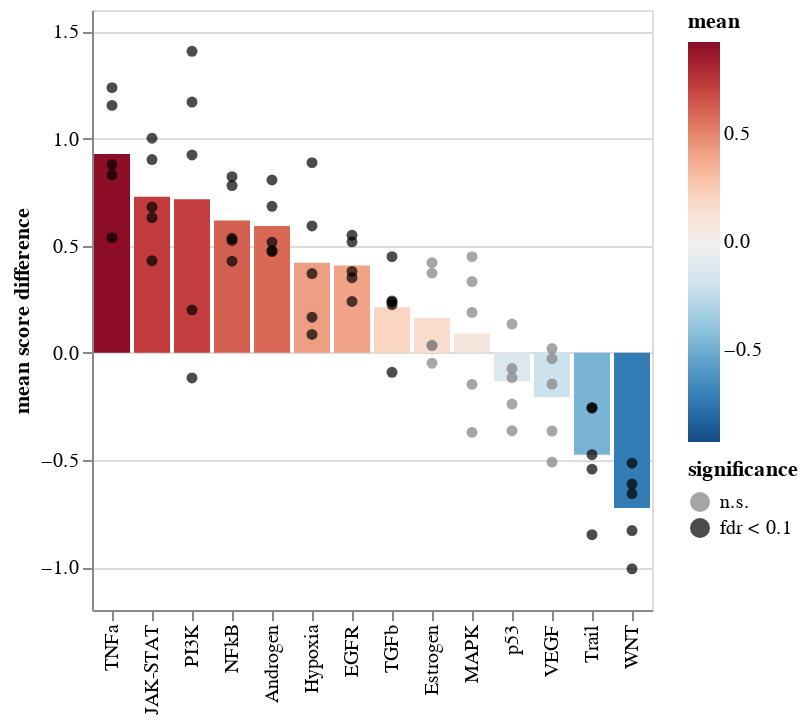

The code cell stored with this chart in its notebook:
### Code cell
ch = sh.pairwise.plot_paired_fc(
    pb_pw,
    groupby="cell_type",
    paired_by="patient",
    metric="diff",
    var_names=res["variable"].tolist(),
    de_res_df=res,
    pvalue_col="fdr",
    var_col="variable",
)
ch.save(f"{artifact_dir}/progeny_healthy_vs_malignant_b_fold_change_bar_chart.svg")
ch.display()

### Figure 1 — Vega-Lite specification as saved in the notebook (floating-point values rounded to 4 significant figures)
{"config": {"view": {"continuousWidth": 400, "continuousHeight": 300}}, "layer": [{"data": {"name": "data-5b57671384a3f3f0af6cc48cf6010afe"}, "mark": "bar", "encoding": {"color": {"field": "mean", "scale": {"domain": [-0.928, 0.928], "reverse": true, "scheme": "redblue"}, "type": "quantitative"}, "x": {"field": "variable", "sort": ["TNFa", "JAK-STAT", "PI3K", "NFkB", "Androgen", "Hypoxia", "EGFR", "TGFb", "Estrogen", "MAPK", "p53", "VEGF", "Trail", "WNT"], "type": "nominal"}, "y": {"field": "mean", "type": "quantitative"}}}, {"data": {"name": "data-4bd77319f44b97dc3a69f659e1b04fe7"}, "mark": "circle", "encoding": {"color": {"field": "significance", "scale": {"domain": ["n.s.", "fdr < 0.1"], "range": ["grey", "black"]}, "type": "nominal"}, "x": {"axis": {"labelLimit": 500, "title": ""}, "field": "variable", "sort": ["TNFa", "JAK-STAT", "PI3K", "NFkB", "Androgen", "Hypoxia", "EGFR", "TGFb", "Estrogen", "MAPK", "p53", "VEGF", "Trail", "WNT"], "type": "nominal"}, "y": {"field": "value", "title": "mean score difference", "type": "quantitative"}}}], "$schema": "https://vega.github.io/schema/vega-lite/v4.17.0.json", "datasets": {"data-5b57671384a3f3f0af6cc48cf6010afe": [{"variable": "Androgen", "mean": 0.5915}, {"variable": "EGFR", "mean": 0.4075}, {"variable": "Estrogen", "mean": 0.1627}, {"variable": "Hypoxia", "mean": 0.4205}, {"variable": "JAK-STAT", "mean": 0.729}, {"variable": "MAPK", "mean": 0.09039}, {"variable": "NFkB", "mean": 0.618}, {"variable": "PI3K", "mean": 0.7169}, {"variable": "TGFb", "mean": 0.2123}, {"variable": "TNFa", "mean": 0.928}, {"variable": "Trail", "mean": -0.4759}, {"variable": "VEGF", "mean": -0.2055}, {"variable": "WNT", "mean": -0.7242}, {"variable": "p53", "mean": -0.1313}], "data-4bd77319f44b97dc3a69f659e1b04fe7": [{"patient": "P1", "variable": "Androgen", "value": 0.5167, "mean": 0.5915, "coef": 0.5915, "intercept": -0.449, "pvalue": 0.0008635, "group": "malignant B", "fdr": 0.004625, "significance": "fdr < 0.1"}, {"patient": "P2", "variable": "Androgen", "value": 0.4778, "mean": 0.5915, "coef": 0.5915, "intercept": -0.449, "pvalue": 0.0008635, "group": "malignant B", "fdr": 0.004625, "significance": "fdr < 0.1"}, {"patient": "P4", "variable": "Androgen", "value": 0.4728, "mean": 0.5915, "coef": 0.5915, "intercept": -0.449, "pvalue": 0.0008635, "group": "malignant B", "fdr": 0.004625, "significance": "fdr < 0.1"}, {"patient": "P5", "variable": "Androgen", "value": 0.6838, "mean": 0.5915, "coef": 0.5915, "intercept": -0.449, "pvalue": 0.0008635, "group": "malignant B", "fdr": 0.004625, "significance": "fdr < 0.1"}, {"patient": "P6", "variable": "Androgen", "value": 0.8067, "mean": 0.5915, "coef": 0.5915, "intercept": -0.449, "pvalue": 0.0008635, "group": "malignant B", "fdr": 0.004625, "significance": "fdr < 0.1"}, {"patient": "P1", "variable": "EGFR", "value": 0.3799, "mean": 0.4075, "coef": 0.4075, "intercept": -0.5166, "pvalue": 0.001982, "group": "malignant B", "fdr": 0.004625, "significance": "fdr < 0.1"}, {"patient": "P2", "variable": "EGFR", "value": 0.5489, "mean": 0.4075, "coef": 0.4075, "intercept": -0.5166, "pvalue": 0.001982, "group": "malignant B", "fdr": 0.004625, "significance": "fdr < 0.1"}, {"patient": "P4", "variable": "EGFR", "value": 0.5181, "mean": 0.4075, "coef": 0.4075, "intercept": -0.5166, "pvalue": 0.001982, "group": "malignant B", "fdr": 0.004625, "significance": "fdr < 0.1"}, {"patient": "P5", "variable": "EGFR", "value": 0.3506, "mean": 0.4075, "coef": 0.4075, "intercept": -0.5166, "pvalue": 0.001982, "group": "malignant B", "fdr": 0.004625, "significance": "fdr < 0.1"}, {"patient": "P6", "variable": "EGFR", "value": 0.2401, "mean": 0.4075, "coef": 0.4075, "intercept": -0.5166, "pvalue": 0.001982, "group": "malignant B", "fdr": 0.004625, "significance": "fdr < 0.1"}, {"patient": "P1", "variable": "Estrogen", "value": 0.03368, "mean": 0.1627, "coef": 0.1627, "intercept": -0.3364, "pvalue": 0.1684, "group": "malignant B", "fdr": 0.1965, "significance": "n.s."}, {"patient": "P2", "variable": "Estrogen", "value": 0.03529, "mean": 0.1627, "coef": 0.1627, "intercept": -0.3364, "pvalue": 0.1684, "group": "malignant B", "fdr": 0.1965, "significance": "n.s."}, {"patient": "P4", "variable": "Estrogen", "value": -0.04824, "mean": 0.1627, "coef": 0.1627, "intercept": -0.3364, "pvalue": 0.1684, "group": "malignant B", "fdr": 0.1965, "significance": "n.s."}, {"patient": "P5", "variable": "Estrogen", "value": 0.4207, "mean": 0.1627, "coef": 0.1627, "intercept": -0.3364, "pvalue": 0.1684, "group": "malignant B", "fdr": 0.1965, "significance": "n.s."}, {"patient": "P6", "variable": "Estrogen", "value": 0.3721, "mean": 0.1627, "coef": 0.1627, "intercept": -0.3364, "pvalue": 0.1684, "group": "malignant B", "fdr": 0.1965, "significance": "n.s."}, {"patient": "P1", "variable": "Hypoxia", "value": 0.8877, "mean": 0.4205, "coef": 0.4205, "intercept": -0.3066, "pvalue": 0.04508, "group": "malignant B", "fdr": 0.07889, "significance": "fdr < 0.1"}, {"patient": "P2", "variable": "Hypoxia", "value": 0.08595, "mean": 0.4205, "coef": 0.4205, "intercept": -0.3066, "pvalue": 0.04508, "group": "malignant B", "fdr": 0.07889, "significance": "fdr < 0.1"}, {"patient": "P4", "variable": "Hypoxia", "value": 0.37, "mean": 0.4205, "coef": 0.4205, "intercept": -0.3066, "pvalue": 0.04508, "group": "malignant B", "fdr": 0.07889, "significance": "fdr < 0.1"}, {"patient": "P5", "variable": "Hypoxia", "value": 0.1665, "mean": 0.4205, "coef": 0.4205, "intercept": -0.3066, "pvalue": 0.04508, "group": "malignant B", "fdr": 0.07889, "significance": "fdr < 0.1"}, {"patient": "P6", "variable": "Hypoxia", "value": 0.5924, "mean": 0.4205, "coef": 0.4205, "intercept": -0.3066, "pvalue": 0.04508, "group": "malignant B", "fdr": 0.07889, "significance": "fdr < 0.1"}, {"patient": "P1", "variable": "JAK-STAT", "value": 0.4299, "mean": 0.729, "coef": 0.729, "intercept": -0.6271, "pvalue": 0.001981, "group": "malignant B", "fdr": 0.004625, "significance": "fdr < 0.1"}, {"patient": "P2", "variable": "JAK-STAT", "value": 0.6315, "mean": 0.729, "coef": 0.729, "intercept": -0.6271, "pvalue": 0.001981, "group": "malignant B", "fdr": 0.004625, "significance": "fdr < 0.1"}, {"patient": "P4", "variable": "JAK-STAT", "value": 1.002, "mean": 0.729, "coef": 0.729, "intercept": -0.6271, "pvalue": 0.001981, "group": "malignant B", "fdr": 0.004625, "significance": "fdr < 0.1"}, {"patient": "P5", "variable": "JAK-STAT", "value": 0.6802, "mean": 0.729, "coef": 0.729, "intercept": -0.6271, "pvalue": 0.001981, "group": "malignant B", "fdr": 0.004625, "significance": "fdr < 0.1"}, {"patient": "P6", "variable": "JAK-STAT", "value": 0.9019, "mean": 0.729, "coef": 0.729, "intercept": -0.6271, "pvalue": 0.001981, "group": "malignant B", "fdr": 0.004625, "significance": "fdr < 0.1"}, {"patient": "P1", "variable": "MAPK", "value": -0.147, "mean": 0.09039, "coef": 0.09039, "intercept": -0.2674, "pvalue": 0.5857, "group": "malignant B", "fdr": 0.5857, "significance": "n.s."}, {"patient": "P2", "variable": "MAPK", "value": 0.4491, "mean": 0.09039, "coef": 0.09039, "intercept": -0.2674, "pvalue": 0.5857, "group": "malignant B", "fdr": 0.5857, "significance": "n.s."}, {"patient": "P4", "variable": "MAPK", "value": 0.3325, "mean": 0.09039, "coef": 0.09039, "intercept": -0.2674, "pvalue": 0.5857, "group": "malignant B", "fdr": 0.5857, "significance": "n.s."}, {"patient": "P5", "variable": "MAPK", "value": 0.1884, "mean": 0.09039, "coef": 0.09039, "intercept": -0.2674, "pvalue": 0.5857, "group": "malignant B", "fdr": 0.5857, "significance": "n.s."}, {"patient": "P6", "variable": "MAPK", "value": -0.3711, "mean": 0.09039, "coef": 0.09039, "intercept": -0.2674, "pvalue": 0.5857, "group": "malignant B", "fdr": 0.5857, "significance": "n.s."}, {"patient": "P1", "variable": "NFkB", "value": 0.5246, "mean": 0.618, "coef": 0.618, "intercept": -0.5945, "pvalue": 0.001339, "group": "malignant B", "fdr": 0.004625, "significance": "fdr < 0.1"}, {"patient": "P2", "variable": "NFkB", "value": 0.428, "mean": 0.618, "coef": 0.618, "intercept": -0.5945, "pvalue": 0.001339, "group": "malignant B", "fdr": 0.004625, "significance": "fdr < 0.1"}, {"patient": "P4", "variable": "NFkB", "value": 0.7809, "mean": 0.618, "coef": 0.618, "intercept": -0.5945, "pvalue": 0.001339, "group": "malignant B", "fdr": 0.004625, "significance": "fdr < 0.1"}, {"patient": "P5", "variable": "NFkB", "value": 0.5345, "mean": 0.618, "coef": 0.618, "intercept": -0.5945, "pvalue": 0.001339, "group": "malignant B", "fdr": 0.004625, "significance": "fdr < 0.1"}, {"patient": "P6", "variable": "NFkB", "value": 0.8223, "mean": 0.618, "coef": 0.618, "intercept": -0.5945, "pvalue": 0.001339, "group": "malignant B", "fdr": 0.004625, "significance": "fdr < 0.1"}, {"patient": "P1", "variable": "PI3K", "value": -0.1172, "mean": 0.7169, "coef": 0.7169, "intercept": -0.2658, "pvalue": 0.06907, "group": "malignant B", "fdr": 0.09787, "significance": "fdr < 0.1"}, {"patient": "P2", "variable": "PI3K", "value": 0.2007, "mean": 0.7169, "coef": 0.7169, "intercept": -0.2658, "pvalue": 0.06907, "group": "malignant B", "fdr": 0.09787, "significance": "fdr < 0.1"}, {"patient": "P4", "variable": "PI3K", "value": 1.17, "mean": 0.7169, "coef": 0.7169, "intercept": -0.2658, "pvalue": 0.06907, "group": "malignant B", "fdr": 0.09787, "significance": "fdr < 0.1"}, {"patient": "P5", "variable": "PI3K", "value": 0.9235, "mean": 0.7169, "coef": 0.7169, "intercept": -0.2658, "pvalue": 0.06907, "group": "malignant B", "fdr": 0.09787, "significance": "fdr < 0.1"}, {"patient": "P6", "variable": "PI3K", "value": 1.407, "mean": 0.7169, "coef": 0.7169, "intercept": -0.2658, "pvalue": 0.06907, "group": "malignant B", "fdr": 0.09787, "significance": "fdr < 0.1"}, {"patient": "P1", "variable": "TGFb", "value": -0.09062, "mean": 0.2123, "coef": 0.2123, "intercept": -0.4163, "pvalue": 0.06991, "group": "malignant B", "fdr": 0.09787, "significance": "fdr < 0.1"}, {"patient": "P2", "variable": "TGFb", "value": 0.2247, "mean": 0.2123, "coef": 0.2123, "intercept": -0.4163, "pvalue": 0.06991, "group": "malignant B", "fdr": 0.09787, "significance": "fdr < 0.1"}, {"patient": "P4", "variable": "TGFb", "value": 0.2422, "mean": 0.2123, "coef": 0.2123, "intercept": -0.4163, "pvalue": 0.06991, "group": "malignant B", "fdr": 0.09787, "significance": "fdr < 0.1"}, {"patient": "P5", "variable": "TGFb", "value": 0.4488, "mean": 0.2123, "coef": 0.2123, "intercept": -0.4163, "pvalue": 0.06991, "group": "malignant B", "fdr": 0.09787, "significance": "fdr < 0.1"}, {"patient": "P6", "variable": "TGFb", "value": 0.2365, "mean": 0.2123, "coef": 0.2123, "intercept": -0.4163, "pvalue": 0.06991, "group": "malignant B", "fdr": 0.09787, "significance": "fdr < 0.1"}, {"patient": "P1", "variable": "TNFa", "value": 0.8788, "mean": 0.928, "coef": 0.928, "intercept": -0.6822, "pvalue": 0.001747, "group": "malignant B", "fdr": 0.004625, "significance": "fdr < 0.1"}, {"patient": "P2", "variable": "TNFa", "value": 0.831, "mean": 0.928, "coef": 0.928, "intercept": -0.6822, "pvalue": 0.001747, "group": "malignant B", "fdr": 0.004625, "significance": "fdr < 0.1"}, {"patient": "P4", "variable": "TNFa", "value": 1.238, "mean": 0.928, "coef": 0.928, "intercept": -0.6822, "pvalue": 0.001747, "group": "malignant B", "fdr": 0.004625, "significance": "fdr < 0.1"}, {"patient": "P5", "variable": "TNFa", "value": 0.5377, "mean": 0.928, "coef": 0.928, "intercept": -0.6822, "pvalue": 0.001747, "group": "malignant B", "fdr": 0.004625, "significance": "fdr < 0.1"}, {"patient": "P6", "variable": "TNFa", "value": 1.155, "mean": 0.928, "coef": 0.928, "intercept": -0.6822, "pvalue": 0.001747, "group": "malignant B", "fdr": 0.004625, "significance": "fdr < 0.1"}, {"patient": "P1", "variable": "Trail", "value": -0.2556, "mean": -0.4759, "coef": -0.4759, "intercept": 0.4708, "pvalue": 0.01217, "group": "malignant B", "fdr": 0.02435, "significance": "fdr < 0.1"}, {"patient": "P2", "variable": "Trail", "value": -0.5425, "mean": -0.4759, "coef": -0.4759, "intercept": 0.4708, "pvalue": 0.01217, "group": "malignant B", "fdr": 0.02435, "significance": "fdr < 0.1"}, {"patient": "P4", "variable": "Trail", "value": -0.2575, "mean": -0.4759, "coef": -0.4759, "intercept": 0.4708, "pvalue": 0.01217, "group": "malignant B", "fdr": 0.02435, "significance": "fdr < 0.1"}, {"patient": "P5", "variable": "Trail", "value": -0.4754, "mean": -0.4759, "coef": -0.4759, "intercept": 0.4708, "pvalue": 0.01217, "group": "malignant B", "fdr": 0.02435, "significance": "fdr < 0.1"}, {"patient": "P6", "variable": "Trail", "value": -0.8487, "mean": -0.4759, "coef": -0.4759, "intercept": 0.4708, "pvalue": 0.01217, "group": "malignant B", "fdr": 0.02435, "significance": "fdr < 0.1"}, {"patient": "P1", "variable": "VEGF", "value": -0.5096, "mean": -0.2055, "coef": -0.2055, "intercept": 0.2247, "pvalue": 0.1117, "group": "malignant B", "fdr": 0.1421, "significance": "n.s."}, {"patient": "P2", "variable": "VEGF", "value": -0.02742, "mean": -0.2055, "coef": -0.2055, "intercept": 0.2247, "pvalue": 0.1117, "group": "malignant B", "fdr": 0.1421, "significance": "n.s."}, {"patient": "P4", "variable": "VEGF", "value": -0.1457, "mean": -0.2055, "coef": -0.2055, "intercept": 0.2247, "pvalue": 0.1117, "group": "malignant B", "fdr": 0.1421, "significance": "n.s."}, {"patient": "P5", "variable": "VEGF", "value": 0.02018, "mean": -0.2055, "coef": -0.2055, "intercept": 0.2247, "pvalue": 0.1117, "group": "malignant B", "fdr": 0.1421, "significance": "n.s."}, {"patient": "P6", "variable": "VEGF", "value": -0.3649, "mean": -0.2055, "coef": -0.2055, "intercept": 0.2247, "pvalue": 0.1117, "group": "malignant B", "fdr": 0.1421, "significance": "n.s."}, {"patient": "P1", "variable": "WNT", "value": -0.6121, "mean": -0.7242, "coef": -0.7242, "intercept": 0.8635, "pvalue": 0.001151, "group": "malignant B", "fdr": 0.004625, "significance": "fdr < 0.1"}, {"patient": "P2", "variable": "WNT", "value": -0.5148, "mean": -0.7242, "coef": -0.7242, "intercept": 0.8635, "pvalue": 0.001151, "group": "malignant B", "fdr": 0.004625, "significance": "fdr < 0.1"}, {"patient": "P4", "variable": "WNT", "value": -0.8292, "mean": -0.7242, "coef": -0.7242, "intercept": 0.8635, "pvalue": 0.001151, "group": "malignant B", "fdr": 0.004625, "significance": "fdr < 0.1"}, {"patient": "P5", "variable": "WNT", "value": -0.6572, "mean": -0.7242, "coef": -0.7242, "intercept": 0.8635, "pvalue": 0.001151, "group": "malignant B", "fdr": 0.004625, "significance": "fdr < 0.1"}, {"patient": "P6", "variable": "WNT", "value": -1.008, "mean": -0.7242, "coef": -0.7242, "intercept": 0.8635, "pvalue": 0.001151, "group": "malignant B", "fdr": 0.004625, "significance": "fdr < 0.1"}, {"patient": "P1", "variable": "p53", "value": -0.1153, "mean": -0.1313, "coef": -0.1313, "intercept": 0.1855, "pvalue": 0.191, "group": "malignant B", "fdr": 0.2057, "significance": "n.s."}, {"patient": "P2", "variable": "p53", "value": -0.07314, "mean": -0.1313, "coef": -0.1313, "intercept": 0.1855, "pvalue": 0.191, "group": "malignant B", "fdr": 0.2057, "significance": "n.s."}, {"patient": "P4", "variable": "p53", "value": -0.2391, "mean": -0.1313, "coef": -0.1313, "intercept": 0.1855, "pvalue": 0.191, "group": "malignant B", "fdr": 0.2057, "significance": "n.s."}, {"patient": "P5", "variable": "p53", "value": 0.1342, "mean": -0.1313, "coef": -0.1313, "intercept": 0.1855, "pvalue": 0.191, "group": "malignant B", "fdr": 0.2057, "significance": "n.s."}, {"patient": "P6", "variable": "p53", "value": -0.3632, "mean": -0.1313, "coef": -0.1313, "intercept": 0.1855, "pvalue": 0.191, "group": "malignant B", "fdr": 0.2057, "significance": "n.s."}]}}
